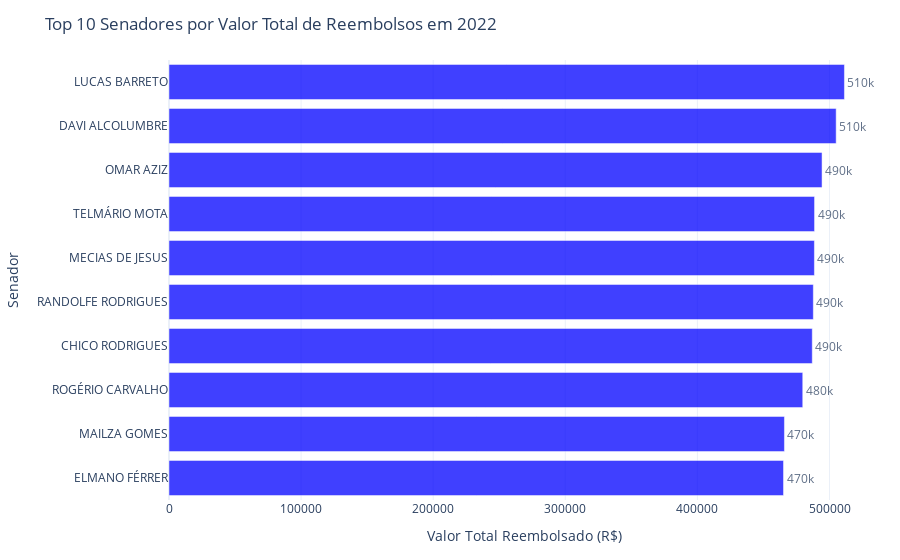

The notebook cell this image was saved under:
### Markdown cell above
10 Senadores que mais receberam reembolso em 2022?

### Code cell
# Filtrando os dados para o ano de 2022
ceaps_2022 = ceaps_total[ceaps_total['ANO'] == 2022]

# Agrupando por SENADOR e somar os VALOR_REEMBOLSADO, ordenando em ordem decrescente e selecionando os top 10
top_senadores_2022 = ceaps_2022.groupby('SENADOR')['VALOR_REEMBOLSADO'].sum().sort_values(ascending=False).head(10)

# Convertendo para DataFrame para facilitar a manipulação e visualização
top_senadores_2022_df = top_senadores_2022.to_frame().reset_index()

# Ordenando os senadores de forma decrescente pelos valores de reembolso
top_senadores_2022_df = top_senadores_2022_df.sort_values(by='VALOR_REEMBOLSADO', ascending=False)

# Criando o gráfico de barras horizontal com Plotly Express
fig = px.bar(
    top_senadores_2022_df,
    x='VALOR_REEMBOLSADO',
    y='SENADOR',
    title='Top 10 Senadores por Valor Total de Reembolsos em 2022',
    labels={'VALOR_REEMBOLSADO': 'Valor Total Reembolsado (R$)', 'SENADOR': 'Senador'},
    template='plotly_white',
    text='VALOR_REEMBOLSADO',
)

# Ajustando o layout do gráfico
fig.update_traces(
    texttemplate='%{text:.2s}',  # Formatar os valores para notação científica curta
    textposition='outside',  # Colocar os textos fora das barras
    marker_color='blue',  # Cor das barras
    opacity=0.75  # Transparência das barras
)

# Configurando o formato do eixo X para valores monetários
fig.update_layout(
    xaxis_title='Valor Total Reembolsado (R$)',
    yaxis_title='Senador',
    xaxis=dict(
        tickformat='R$,.0f'  # Formato para valores monetários
    ),
    yaxis=dict(
        tickmode='linear',  # Mostrar todos os senadores
        tickfont=dict(size=12),  # Tamanho da fonte
        autorange='reversed'  # Reverter a ordem para maior gasto no topo
    ),
    margin=dict(l=20, r=20, t=60, b=60),  # Ajustar as margens
    font=dict(
        size=12  # Tamanho da fonte
    ),
    plot_bgcolor='rgba(0, 0, 0, 0)',  # Fundo transparente
    paper_bgcolor='rgba(0, 0, 0, 0)',  # Fundo do papel transparente
    showlegend=False  # Ocultar a legenda
)
fig.show()

### Figure 1 — Plotly figure (JSON) as saved in the notebook; plotly's stock layout.template omitted (floating-point values rounded to 4 significant figures)
{"data": [{"alignmentgroup": "True", "hovertemplate": "Valor Total Reembolsado (R$)=%{text}<br>Senador=%{y}<extra></extra>", "legendgroup": "", "marker": {"color": "blue", "pattern": {"shape": ""}}, "name": "", "offsetgroup": "", "opacity": 0.75, "orientation": "h", "showlegend": false, "text": [511300.0, 505100.0, 494400.0, 488700.0, 488600.0, 487800.0, 487000.0, 479700.0, 465900.0, 465200.0], "textposition": "outside", "texttemplate": "%{text:.2s}", "type": "bar", "x": [511300.0, 505100.0, 494400.0, 488700.0, 488600.0, 487800.0, 487000.0, 479700.0, 465900.0, 465200.0], "xaxis": "x", "y": ["LUCAS BARRETO", "DAVI ALCOLUMBRE", "OMAR AZIZ", "TELMÁRIO MOTA", "MECIAS DE JESUS", "RANDOLFE RODRIGUES", "CHICO RODRIGUES", "ROGÉRIO CARVALHO", "MAILZA GOMES", "ELMANO FÉRRER"], "yaxis": "y"}], "layout": {"autosize": true, "barmode": "relative", "font": {"size": 12}, "legend": {"tracegroupgap": 0}, "margin": {"b": 60, "l": 20, "r": 20, "t": 60}, "paper_bgcolor": "rgba(0, 0, 0, 0)", "plot_bgcolor": "rgba(0, 0, 0, 0)", "showlegend": false, "title": {"text": "Top 10 Senadores por Valor Total de Reembolsos em 2022"}, "xaxis": {"anchor": "y", "autorange": true, "domain": [0, 1], "range": [0, 538200.0], "tickformat": "R$,.0f", "title": {"text": "Valor Total Reembolsado (R$)"}, "type": "linear"}, "yaxis": {"anchor": "x", "autorange": true, "domain": [0, 1], "range": [9.5, -0.5], "tickfont": {"size": 12}, "tickmode": "linear", "title": {"text": "Senador"}, "type": "category"}}}
